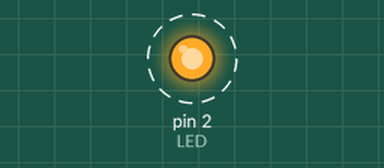
This sketch was run on a simulated Arduino Uno, built with avr-gcc and run on an emulated ATmega328P. Shown: output pins drawn as LEDs (lit = HIGH). Dashed ring = blinking. What the sketch prints to the serial monitor is not drawn.

Above: at 0.2 s.
Timing chart, 0 to 3.0 s (numbered marks = the images above):
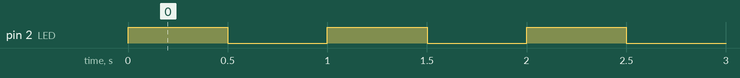

Measured:
- by itself, pin 2 (LED): alternates HIGH for 0.50 s and LOW for 0.50 s

The sketch:

semaforo-ej-mensaje-al-cambiar.ino
```cpp
// Ejemplo: la línea se escribe en el mismo instante en que cambia el LED.
const int LED = 2;

void setup() {
  pinMode(LED, OUTPUT);
  Serial.begin(9600);
}

void loop() {
  digitalWrite(LED, HIGH);
  Serial.println("encendido");   // justo después del cambio, antes de esperar
  delay(500);
  digitalWrite(LED, LOW);
  Serial.println("apagado");
  delay(500);
}
```
